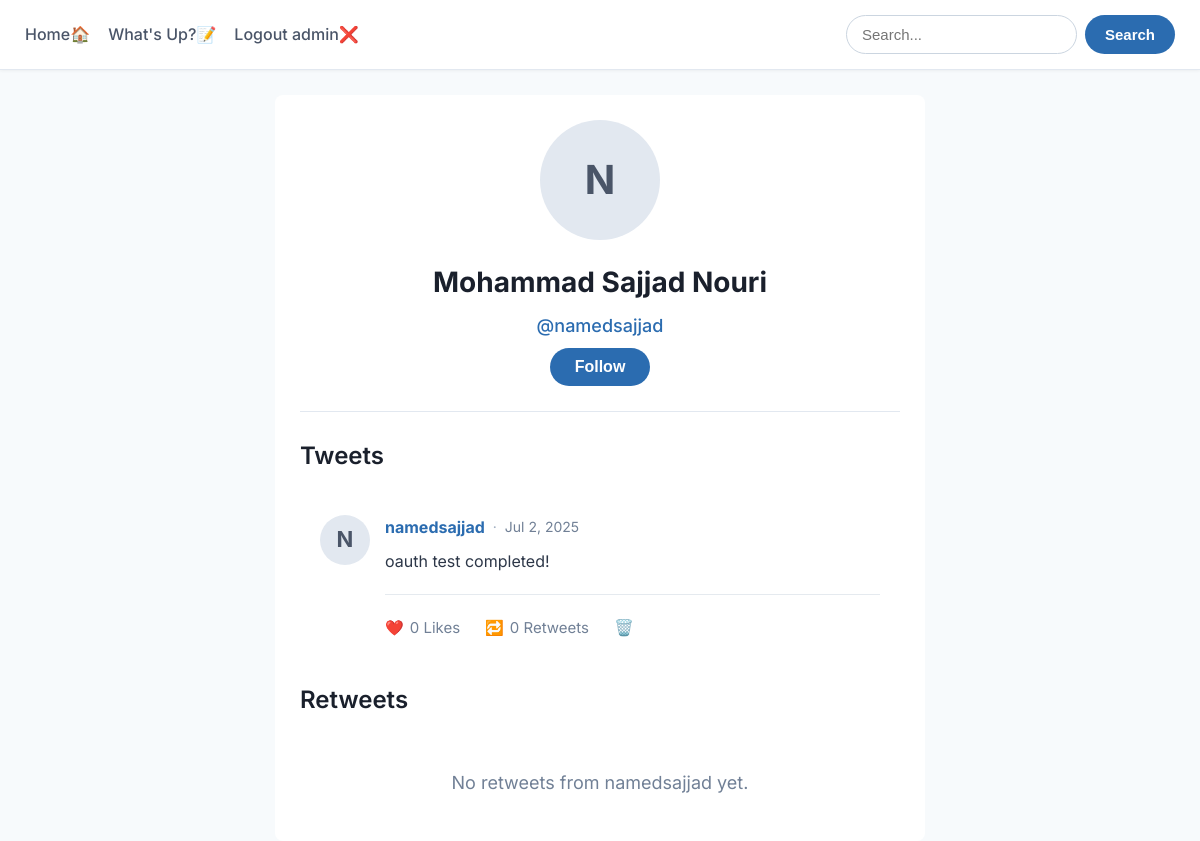
The app's page /profile/namedsajjad/ (signed in) with its own data.
### twitterApp/models.py (models this page shows, shortened)
class Profile(AbstractUser):
    bio = models.TextField(blank=True, help_text="A short biography about the user.")
    website = models.URLField(max_length=200, blank=True, help_text="The user's personal website URL.")
    profile_picture = models.ImageField(upload_to='profile_pics/', blank=True, help_text="The user's profile picture.")

class Post(models.Model):
    user = models.ForeignKey(settings.AUTH_USER_MODEL, on_delete=models.CASCADE, related_name='posts', help_text="The user who created the post.")
    content = models.TextField(max_length=280, help_text="The content of the post (max 280 characters).")
    created_at = models.DateTimeField(auto_now_add=True, help_text="The date and time the post was created.")
    @property
    def like_count(self):
        return self.likes.count()
    @property
    def retweet_count(self):
        return self.retweets.count()

### twitterApp/views.py (the view)
# urls.py: path('profile/<str:username>/', views.profile, name='user_profile'),
@login_required
def profile(request, username):
    user_profile = get_object_or_404(User, username=username)
    user_tweets = Post.objects.filter(user=user_profile).order_by('-created_at')
    user_retweets = Retweet.objects.filter(user=user_profile).select_related('tweet')
    is_following = Follow.objects.filter(follower=request.user, followed=user_profile).exists()
    context = {
        'user_profile': user_profile,
        'user_tweets': user_tweets,
        'user_retweets' : user_retweets,
        'is_following': is_following
    }
    return render(request, 'profile.html', context)

### templates/profile.html (shortened to what this page needs)
{% extends 'base.html' %}
{% block main %}
<div class="profile-container">
    <div class="profile-header-section">
        {% if user_profile.profile_picture %}
            <img src="{{ user_profile.profile_picture.url }}" alt="{{ user_profile.username }}'s profile picture"
                 class="profile-avatar-large">
        {% else %}
            <div class="profile-avatar-large-fallback">
                {{ user_profile.username.0|upper }}
            </div>
        {% endif %}
        <h2 class="profile-full-name">{{ user_profile.first_name }} {{ user_profile.last_name }}</h2>
        <h3 class="profile-username" style="margin: 7px">@{{ user_profile.username }}</h3>
        <form method="POST" action="{% url 'follow' user_profile.username %}">
            {% if is_following %}
                <button type="submit" class="follow-button">Unfollow</button>
            {% else %}
                <button type="submit" class="follow-button">Follow</button>
            {% endif %}
        </form>
    </div>
    <div>
        <h2>Tweets</h2>
        {% for tweet in user_tweets %}
            <div class="tweet-card">
                <div class="tweet-avatar-wrapper" style="margin-right: 15px;">
                    {% if tweet.user.profile_picture %}
                        <img src="{{ tweet.user.profile_picture.url }}" alt="{{ tweet.user.username }}'s profile picture"
                             class="tweet-avatar">
                    {% else %}
                        <div class="tweet-avatar-fallback">
                            {{ tweet.user.username.0|upper }}
                        </div>
                    {% endif %}
                </div>
                <div class="tweet-content-area">
                    <p class="tweet-header">
                        <strong class="tweet-username-link"><a href="{% url 'user_profile' username=tweet.user.username %}">{{ tweet.user.username }}</a></strong>
                        <span class="tweet-meta-separator">·</span>
                        <small class="tweet-timestamp">{{ tweet.created_at|date:"M j, Y" }}</small>
                    </p>
                    <p class="tweet-text">{{ tweet.content }}</p>
                    <hr style="border: none; border-top: 1px solid #cbd5e0; margin: 20px 0; opacity: 0.5">
                    <div class="tweet-actions">
                        <a href="{% url 'like' tweet.id %}" class="tweet-action-link">❤️ <span>{{ tweet.like_count }} Like{% if tweet.like_count != 1 %}s{% endif %}</span></a>
                        <a href="{% url 'retweet' tweet.id %}" class="tweet-action-link">🔁 <span>{{ tweet.retweet_count }} Retweet{% if tweet.retweet_count != 1 %}s{% endif %}</span></a>
                        <a href="{% url "delete" tweet.id %}">🗑️</a>
                    </div>
                </div>
            </div>
        {% empty %}
            <p class="empty-message">No tweets from {{ user_profile.username }} yet.</p>
        {% endfor %}
    </div>
<div>
    <h2>Retweets</h2>
    {% for retweet in user_retweets %}
        <div class="tweet-card">
            <div class="tweet-avatar-wrapper" style="margin-right: 15px;">
                {% if retweet.tweet.user.profile_picture %}
                    <img src="{{ retweet.tweet.user.profile_picture.url }}" alt="{{ retweet.tweet.user.username }}'s profile picture"
                         class="tweet-avatar">
                {% else %}
                    <div class="tweet-avatar-fallback">
                        {{ retweet.tweet.user.username.0|upper }}
                    </div>
                {% endif %}
            </div>
            <div class="tweet-content-area">
                <p class="tweet-header">
                    <strong class="tweet-username-link"><a href="{% url 'user_profile' username=retweet.tweet.user.username %}">{{ retweet.tweet.user.username }}</a></strong>
                    <span class="tweet-meta-separator">·</span>
                    <small class="tweet-timestamp">{{ retweet.tweet.created_at|date:"M j, Y" }}</small>
                </p>
                <p class="tweet-text">{{ retweet.tweet.content }}</p>
                <hr style="border: none; border-top: 1px solid #cbd5e0; margin: 20px 0; opacity: 0.5">
                <div class="tweet-actions">
                    <a href="{% url 'like' retweet.tweet.id %}" class="tweet-action-link">❤️ <span>{{ retweet.tweet.like_count }} Like{% if retweet.tweet.like_count != 1 %}s{% endif %}</span></a>
                    <a href="{% url 'retweet' retweet.tweet.id %}" class="tweet-action-link">🔁 <span>{{ retweet.tweet.retweet_count }} Retweet{% if retweet.tweet.retweet_count != 1 %}s{% endif %}</span></a>
                </div>
            </div>
        </div>
    {% empty %}
        <p class="empty-message">No retweets from {{ user_profile.username }} yet.</p>
    {% endfor %}
</div>
{% endblock %}

### templates/base.html (shortened to what this page needs)
<!DOCTYPE html>
{% load static %}
<html lang="en">
<head>
</head>
<link rel="stylesheet" href={% static "css/style.css" %}>
<body>
    <header>
        {% block header %}
        <h3>
            <a href="{% url 'home' %}">Home🏠</a>
            <a href="{% url 'user_tweet' %}">What's Up?📝</a>
            {% if user.is_authenticated %}
            <a href="{% url 'logout' %}">Logout {{ user.username }}❌</a>
            {% else %}
            <a href="{% url 'login' %}">Login/Register </a>
            {% endif %}
        </h3>
        <form action="{% url 'search' %}" method="GET" class="search-container">
            <input type="text" id="search" name="search" placeholder="Search...">
            <button type="submit">Search</button>
        </form>
        {% endblock header %}
    </header>
    <main>
        {% block main %}{% endblock main %}
    </main>
</body>
</html>

### statics/css/style.css (style rules this page uses)
body { font-family: 'Inter', sans-serif; margin: 0; padding: 0; background-color: #f7fafc; color: #2d3748; line-height: 1.6; }
a { text-decoration: none; color: #2b6cb0; transition: color 0.2s ease; }
h1, h2, h3 { color: #1a202c; font-weight: 600; }
header { background-color: #ffffff; padding: 15px 25px; border-bottom: 1px solid #e2e8f0; margin-bottom: 25px; box-shadow: 0 1px 3px rgba(0,0,0,0.05); display: flex; align-items: center; justify-content: space-between; position: sticky; top: 0; z-index: 1000; }
header h3 { margin: 0; flex-grow: 1; text-align: left; font-size: 1.1em; font-weight: 500; display: flex; align-items: center; gap: 18px; }
header h3 a { font-size: 16px; color: #4a5568; white-space: nowrap; }
.search-container { display: flex; justify-content: flex-end; width: auto; max-width: 600px; margin: 0; flex-shrink: 0; }
.search-container input[type="text"] { flex-grow: 1; padding: 10px 15px; border: 1px solid #cbd5e0; border-radius: 9999px; outline: none; font-size: 15px; margin-right: 8px; transition: border-color 0.2s ease, box-shadow 0.2s ease; min-width: 120px; }
.search-container button[type="submit"] { background-color: #2b6cb0; color: #ffffff; border: none; border-radius: 9999px; padding: 10px 20px; font-size: 15px; font-weight: 600; cursor: pointer; transition: background-color 0.2s ease; outline: none; }
main { padding: 0 20px; }
.tweet-card { background-color: #ffffff; padding: 20px; margin-bottom: 15px; display: flex; align-items: flex-start; border-bottom: 1px solid #e2e8f0; }
.tweet-card:last-child { border-bottom: none; }
.tweet-avatar-fallback { width: 50px; height: 50px; border-radius: 50%; background-color: #e2e8f0; display: flex; align-items: center; justify-content: center; font-size: 22px; font-weight: bold; color: #4a5568; }
.tweet-content-area { flex-grow: 1; }
.tweet-header { margin: 0; line-height: 1.5; display: flex; align-items: center; }
.tweet-username-link { font-size: 16px; text-decoration: none; color: #2b6cb0; font-weight: bold; }
.tweet-meta-separator { color: #a0aec0; margin-left: 8px; font-size: 14px; }
.tweet-timestamp { color: #718096; margin-left: 8px; font-size: 14px; }
.tweet-text { margin-top: 10px; margin-bottom: 15px; color: #2d3748; font-size: 16px; line-height: 1.6; }
.tweet-actions { display: flex; gap: 25px; }
.tweet-action-link { text-decoration: none; color: #718096; font-size: 15px; display: flex; align-items: center; }
.tweet-action-link span { margin-left: 6px; }
.empty-message { text-align: center; color: #718096; margin-top: 50px; font-size: 18px; }
.profile-container { max-width: 600px; margin: 0 auto; background-color: #ffffff; padding: 25px; border-radius: 8px; }
.profile-header-section { text-align: center; padding-bottom: 25px; border-bottom: 1px solid #e2e8f0; margin-bottom: 25px; }
.profile-avatar-large-fallback { width: 120px; height: 120px; border-radius: 50%; background-color: #e2e8f0; display: flex; align-items: center; justify-content: center; font-size: 40px; font-weight: bold; color: #4a5568; margin: 0 auto 20px; }
.profile-full-name { margin: 0 0 5px 0; color: #1a202c; font-size: 28px; font-weight: 700; }
.profile-username { margin: 0; color: #2b6cb0; font-size: 18px; font-weight: 500; }
.follow-button { background-color: #2b6cb0; color: #ffffff; border: none; border-radius: 9999px; padding: 10px 25px; font-size: 16px; font-weight: 600; cursor: pointer; transition: background-color 0.2s ease; outline: none; }

### records on screen
Profile: username "admin"
Profile: username.0 "N", first_name "Mohammad", last_name "Sajjad Nouri", username "namedsajjad"
Post: user.username.0 "N", user.username "namedsajjad", created_at "Jul 2, 2025", content "oauth test completed!", like_count "0", retweet_count "0"
